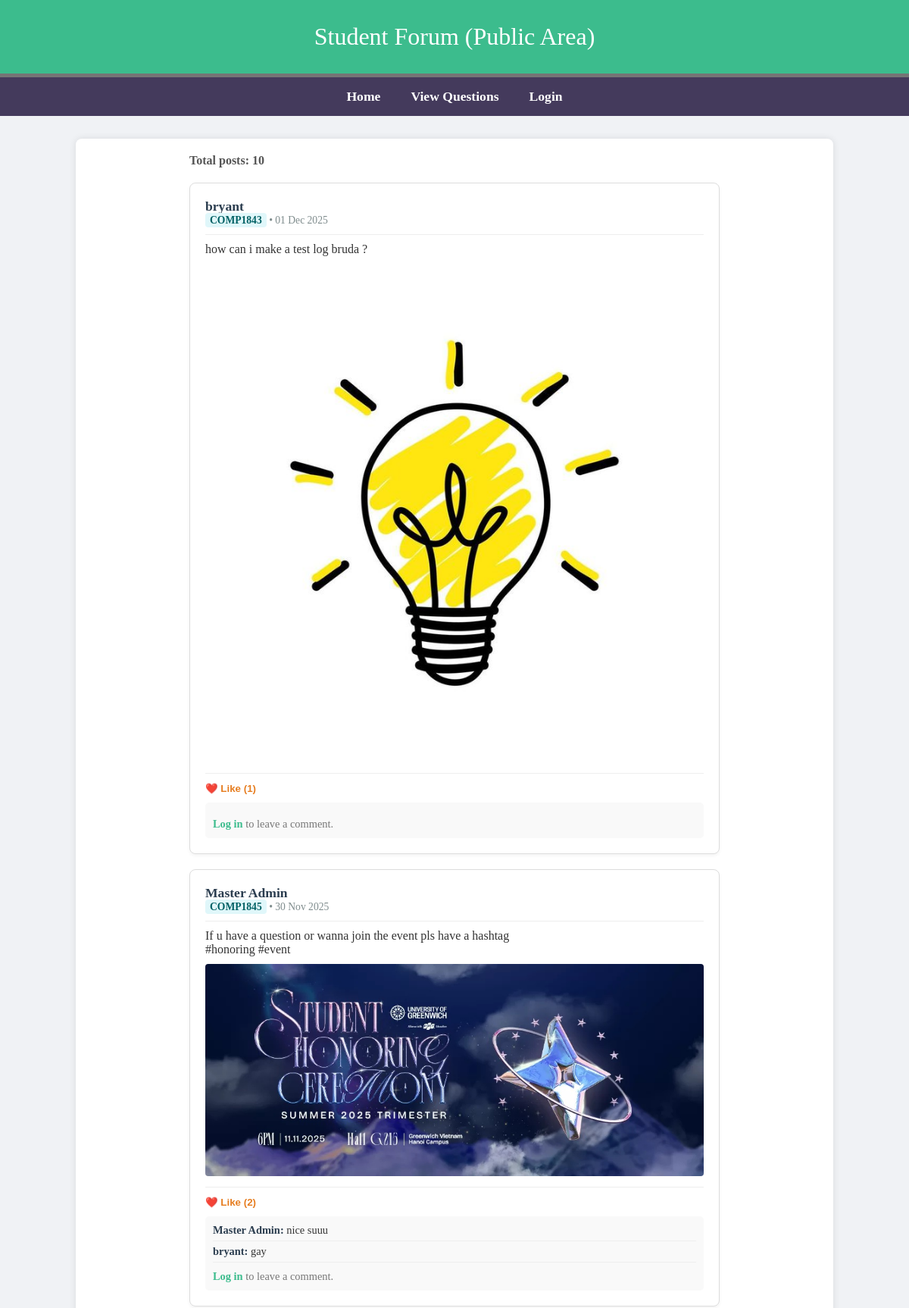
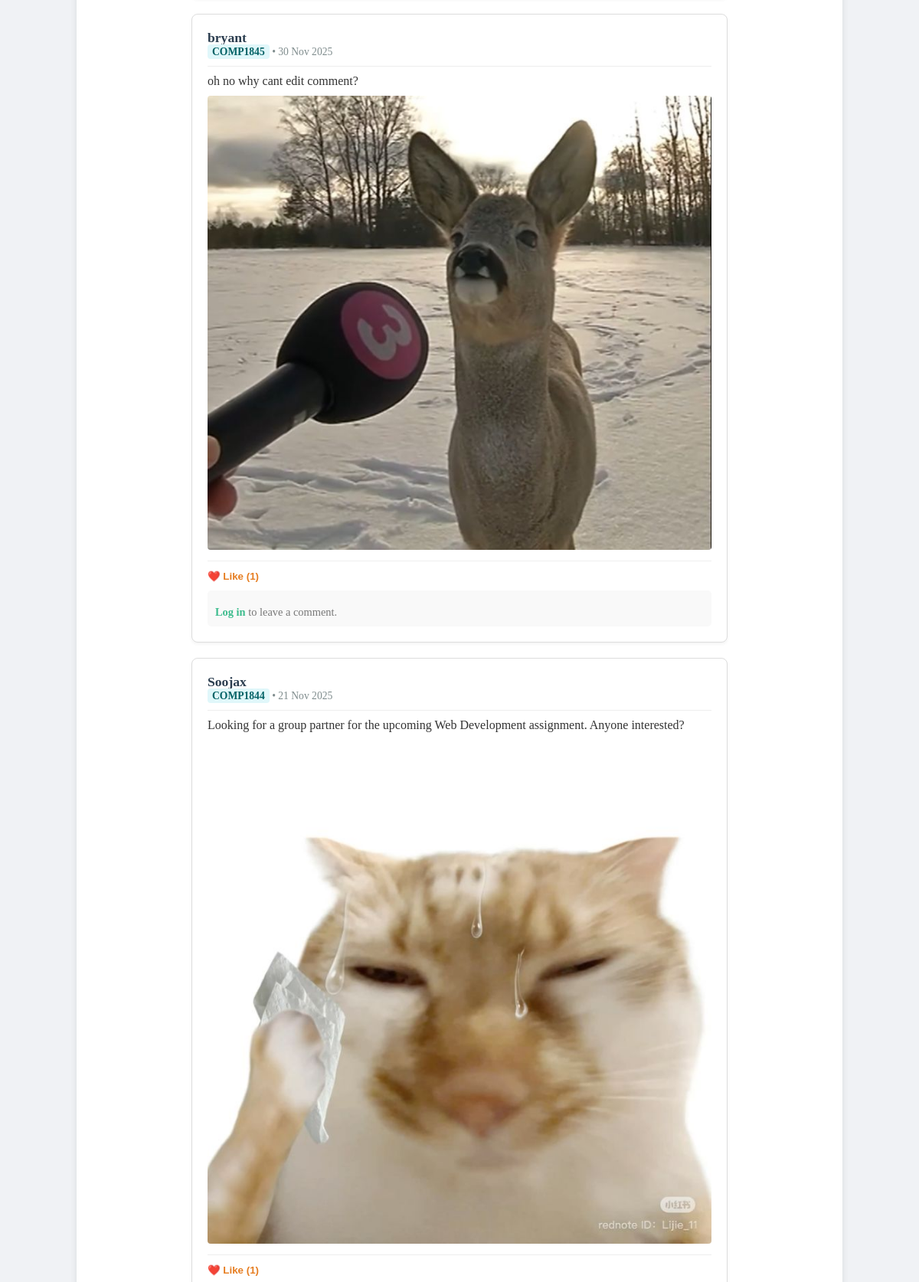
The page /questions.php (upper part) on the database its author committed (2 pictures, top to bottom).
### tables this page shows
CREATE TABLE `question` (
  `id` int(11) NOT NULL,
  `userid` int(11) NOT NULL,
  `text` text NOT NULL,
  `date` date NOT NULL,
  `module` int(11) DEFAULT NULL,
  `img` varchar(250) NOT NULL
);

CREATE TABLE `user` (
  `id` int(11) NOT NULL,
  `name` varchar(255) DEFAULT NULL,
  `email` varchar(255) DEFAULT NULL,
  `password` varchar(255) DEFAULT NULL,
  `role` varchar(20) NOT NULL DEFAULT 'Student'
);

CREATE TABLE `module` (
  `id` int(11) NOT NULL,
  `module_name` varchar(11) NOT NULL,
  `admin_id` int(11) DEFAULT NULL
);

CREATE TABLE `comment` (
  `id` int(11) NOT NULL,
  `text` text NOT NULL,
  `date` date NOT NULL,
  `userid` int(11) NOT NULL,
  `questionid` int(11) NOT NULL
);

### questions.php (called while the page is built, shortened)
<?php
try {
    include 'includes/DatabaseConnection.php';
   $sql = 'SELECT question.id, question.text, question.date, question.img, question.userid,
                   user.name, module.module_name AS module,
                   (SELECT COUNT(*) FROM post_like WHERE questionid = question.id) AS like_count
            FROM question
            LEFT JOIN user ON question.userid = user.id
            LEFT JOIN module ON question.module = module.id
            ORDER BY question.id DESC';
    $questions = $pdo->query($sql)->fetchAll();
    $totalQuestions = count($questions);
    $isAdmin = false;
    include 'templates/questions.html.php';
} catch (PDOException $e) {
    $title = 'Error';
    $output = 'Database error: ' . $e->getMessage();
}
include 'templates/layout.html.php';
?>

### templates/questions.html.php (the view, shortened to what this page needs)
<?php if (isset($error)): ?>
    <p><?= htmlspecialchars($error, ENT_QUOTES, 'UTF-8') ?></p>
<?php else: ?>
    <div class="feed-container">
        <p style="margin-bottom: 20px; color: #555; font-weight: bold;">
            Total posts: <?= $totalQuestions ?>
        </p>
        <?php foreach ($questions as $q): ?>
            <div class="question-card">
                <div class="card-header">
                    <span class="username"><?= htmlspecialchars($q['name'] ?? 'Unknown', ENT_QUOTES, 'UTF-8') ?></span>
                    <div class="sub-info">
                        <span class="module-badge"><?= htmlspecialchars($q['module'], ENT_QUOTES, 'UTF-8') ?></span>
                        <span class="post-date">&bull; <?= !empty($q['date']) ? date("d M Y", strtotime($q['date'])) : '' ?></span>
                    </div>
                </div>
                <div class="card-body">
                    <p><?= nl2br(htmlspecialchars($q['text'], ENT_QUOTES, 'UTF-8')) ?></p>
                </div>
                <?php if (!empty($q['img'])): ?>
                    <div class="card-image">
                        <?php $path = (isset($isAdmin) && $isAdmin) ? '../' : ''; $path .= $q['img']; ?>
                        <img src="<?= htmlspecialchars($path, ENT_QUOTES, 'UTF-8') ?>" alt="Post Image">
                    </div>
                <?php endif; ?>
                <div style="border-top: 1px solid #eee; margin-top: 10px; padding-top: 10px; display: flex; align-items: center; gap: 15px;">
                    <form action="<?= (isset($isAdmin) && $isAdmin) ? '../like.php' : 'like.php' ?>" method="post">
                        <button type="submit" style="background: none; border: none; cursor: pointer; color: #e67e22; font-weight: bold;">
                            ❤️ Like (<?= $q['like_count'] ?>)
                        </button>
                    </form>
                </div>
                <div style="background-color: #f9f9f9; padding: 10px; margin-top: 10px; border-radius: 5px;">
                    <?php
                        include (isset($isAdmin) && $isAdmin ? '../' : '') . 'includes/DatabaseConnection.php';
                        $stmt = $pdo->prepare("SELECT comment.*, user.name
                                               FROM comment
                                               JOIN user ON comment.userid = user.id
                                               WHERE questionid = :qid
                                               ORDER BY id ASC");
                        $stmt->execute(['qid' => $q['id']]);
                        $comments = $stmt->fetchAll();
                    ?>
                    <?php foreach ($comments as $c): ?>
                        <div style="font-size: 0.9em; margin-bottom: 5px; border-bottom: 1px solid #eee; padding-bottom: 5px; display: flex; justify-content: space-between; align-items: center;">
                            <div style="flex: 1;">
                                <strong style="color: #2c3e50;"><?= htmlspecialchars($c['name']) ?>:</strong>
                                <?= htmlspecialchars($c['text'], ENT_QUOTES, 'UTF-8') ?>
                            </div>
                        </div>
                    <?php endforeach; ?>
                    <?php if (isset($_SESSION['Authorised'])): ?>
                        <form action="<?= (isset($isAdmin) && $isAdmin) ? '../comment.php' : 'comment.php' ?>" method="post" style="display: flex; gap: 5px; margin-top: 10px;">
                            <input type="hidden" name="question_id" value="<?= $q['id'] ?>">
                            <input type="text" name="comment_text" placeholder="Write a comment..." required style="flex: 1; padding: 8px; border: 1px solid #ccc; border-radius: 20px; outline: none;">
                            <button type="submit" style="background-color: #3cbc8d; color: white; border: none; padding: 8px 15px; border-radius: 20px; cursor: pointer; font-weight: bold;">➤</button>
                        </form>
                    <?php else: ?>
                        <div style="margin-top: 10px; font-size: 0.9em; color: #777;">
                            <a href="<?= (isset($isAdmin) && $isAdmin) ? '../admin/login/login.php' : 'admin/login/login.php' ?>" style="color: #3cbc8d; text-decoration: none; font-weight: bold;">Log in</a> to leave a comment.
                        </div>
                    <?php endif; ?>
                </div>
            </div>
        <?php endforeach; ?>
    </div>
<?php endif; ?>

### templates/layout.html.php (style rules this page uses)
* { margin: 0; padding: 0; box-sizing: border-box; }
body { font-family: Times New Roman, Helvetica, Sans-serif; background-color: #f0f2f5; color: #333; }
.feed-container { max-width: 700px; margin: 0 auto; }
.question-card { background: #fff; border: 1px solid #ddd; border-radius: 8px; margin-bottom: 20px; padding: 20px; box-shadow: 0 2px 4px rgba(0,0,0,0.05); }
.card-header { border-bottom: 1px solid #eee; padding-bottom: 10px; margin-bottom: 10px; }
.username { font-weight: bold; color: #2c3e50; font-size: 1.1em; }
.sub-info { font-size: 0.85em; color: #7f8c8d; }
.module-badge { background-color: #e0f7fa; color: #006064; padding: 2px 6px; border-radius: 4px; font-weight: bold; }
.card-image img { max-width: 100%; height: auto; border-radius: 4px; margin-top: 10px; }

### rows shown on the page
question: userid.name "bryant", module.module_name "COMP1843", date "01 Dec 2025", text "how can i make a test log bruda ?", img (picture), like_count "1", shows "Log in"
question: userid.name "Master Admin", module.module_name "COMP1845", date "30 Nov 2025", text "If u have a question or wanna join the event pls have a hashtag #honoring #event", img (picture), like_count "2", shows "Log in"
comment: userid.name "Master Admin", text "nice suuu"
comment: userid.name "bryant", text "gay"
question: userid.name "bryant", module.module_name "COMP1845", date "30 Nov 2025", text "oh no why cant edit comment?", img (picture), like_count "1", shows "Log in"
question: userid.name "Soojax", module.module_name "COMP1844", date "21 Nov 2025", text "Looking for a group partner for the upcoming Web Development assignment. Anyone interested?", img (picture), like_count "1"

### other values the page prints
$totalQuestions "10"
